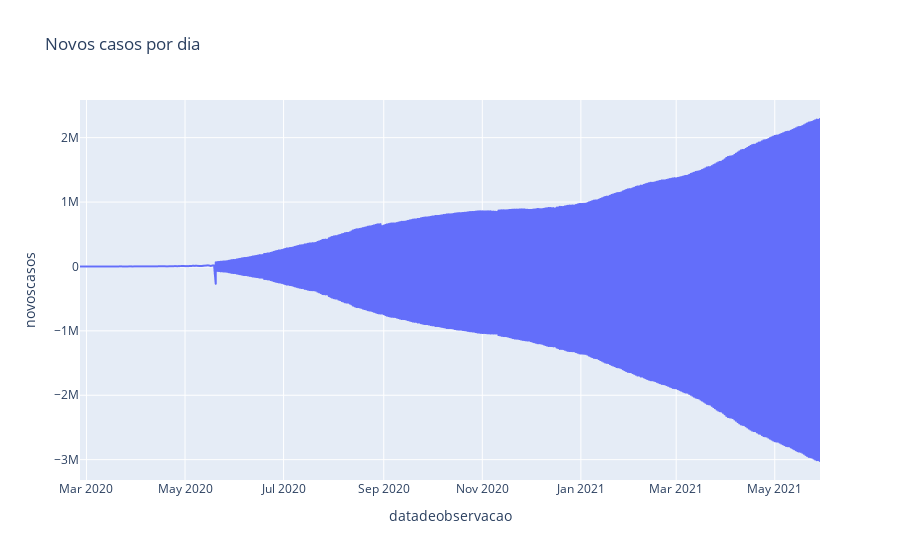

Here is the notebook cell this chart was saved with:
### Markdown cell above
## Visualização de novos casos por dia

### Code cell
px.line(brasil, x='datadeobservacao', y='novoscasos', title="Novos casos por dia")

### Figure 1 — Plotly figure (JSON) as saved in the notebook; plotly's stock layout.template omitted (floating-point values rounded to 4 significant figures; data arrays with more than 128 entries replaced by an {"elided": "..."} marker saying what was removed)
{"data": [{"hovertemplate": "datadeobservacao=%{x}<br>novoscasos=%{y}<extra></extra>", "legendgroup": "", "line": {"color": "#636efa", "dash": "solid"}, "marker": {"symbol": "circle"}, "mode": "lines", "name": "", "showlegend": false, "type": "scattergl", "x": {"elided": "10209 str values"}, "xaxis": "x", "y": {"elided": "10209 int values"}, "yaxis": "y"}], "layout": {"legend": {"tracegroupgap": 0}, "title": {"text": "Novos casos por dia"}, "xaxis": {"anchor": "y", "domain": [0, 1], "title": {"text": "datadeobservacao"}}, "yaxis": {"anchor": "x", "domain": [0, 1], "title": {"text": "novoscasos"}}}}
